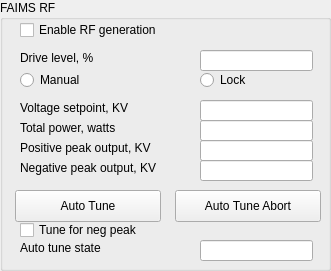
     <widget class="QGroupBox" name="gbFAIMS_RF">
      <property name="geometry">
       <rect>
        <x>50</x>
        <y>0</y>
        <width>331</width>
        <height>271</height>
       </rect>
      </property>
      <property name="title">
       <string>FAIMS RF</string>
      </property>
      <widget class="QCheckBox" name="chkFMenable">
       <property name="geometry">
        <rect>
         <x>20</x>
         <y>20</y>
         <width>161</width>
         <height>20</height>
        </rect>
       </property>
       <property name="text">
        <string>Enable RF generation</string>
       </property>
      </widget>
      <widget class="QLineEdit" name="leSFMDRV">
       <property name="geometry">
        <rect>
         <x>200</x>
         <y>50</y>
         <width>113</width>
         <height>21</height>
        </rect>
       </property>
      </widget>
      <widget class="QLabel" name="label_153">
       <property name="geometry">
        <rect>
         <x>20</x>
         <y>50</y>
         <width>161</width>
         <height>16</height>
        </rect>
       </property>
       <property name="text">
        <string>Drive level, %</string>
       </property>
      </widget>
      <widget class="QLabel" name="label_154">
       <property name="geometry">
        <rect>
         <x>20</x>
         <y>120</y>
         <width>171</width>
         <height>16</height>
        </rect>
       </property>
       <property name="text">
        <string>Total power, watts</string>
       </property>
      </widget>
      <widget class="QLabel" name="label_155">
       <property name="geometry">
        <rect>
         <x>20</x>
         <y>140</y>
         <width>171</width>
         <height>16</height>
        </rect>
       </property>
       <property name="text">
        <string>Positive peak output, KV</string>
       </property>
      </widget>
      <widget class="QLabel" name="label_156">
       <property name="geometry">
        <rect>
         <x>20</x>
         <y>160</y>
         <width>171</width>
         <height>16</height>
        </rect>
       </property>
       <property name="text">
        <string>Negative peak output, KV</string>
       </property>
      </widget>
      <widget class="QLineEdit" name="leGFMPWR">
       <property name="geometry">
        <rect>
         <x>200</x>
         <y>120</y>
         <width>113</width>
         <height>21</height>
        </rect>
       </property>
       <property name="readOnly">
        <bool>true</bool>
       </property>
      </widget>
      <widget class="QLineEdit" name="leGFMPV">
       <property name="geometry">
        <rect>
         <x>200</x>
         <y>140</y>
         <width>113</width>
         <height>21</height>
        </rect>
       </property>
       <property name="readOnly">
        <bool>true</bool>
       </property>
      </widget>
      <widget class="QLineEdit" name="leGFMNV">
       <property name="geometry">
        <rect>
         <x>200</x>
         <y>160</y>
         <width>113</width>
         <height>21</height>
        </rect>
       </property>
       <property name="readOnly">
        <bool>true</bool>
       </property>
      </widget>
      <widget class="QLineEdit" name="leSFMSP">
       <property name="geometry">
        <rect>
         <x>200</x>
         <y>100</y>
         <width>113</width>
         <height>21</height>
        </rect>
       </property>
      </widget>
      <widget class="QLabel" name="label_214">
       <property name="geometry">
        <rect>
         <x>20</x>
         <y>100</y>
         <width>161</width>
         <height>16</height>
        </rect>
       </property>
       <property name="text">
        <string>Voltage setpoint, KV</string>
       </property>
      </widget>
      <widget class="QRadioButton" name="rbSFMLOCK_FALSE">
       <property name="geometry">
        <rect>
         <x>20</x>
         <y>70</y>
         <width>100</width>
         <height>20</height>
        </rect>
       </property>
       <property name="text">
        <string>Manual</string>
       </property>
      </widget>
      <widget class="QRadioButton" name="rbSFMLOCK_TRUE">
       <property name="geometry">
        <rect>
         <x>200</x>
         <y>70</y>
         <width>100</width>
         <height>20</height>
        </rect>
       </property>
       <property name="text">
        <string>Lock</string>
       </property>
      </widget>
      <widget class="QPushButton" name="pbFAIMSautoTune">
       <property name="geometry">
        <rect>
         <x>15</x>
         <y>190</y>
         <width>146</width>
         <height>32</height>
        </rect>
       </property>
       <property name="text">
        <string>Auto Tune</string>
       </property>
      </widget>
      <widget class="QPushButton" name="pbFAIMSautoTuneAbort">
       <property name="geometry">
        <rect>
         <x>175</x>
         <y>190</y>
         <width>146</width>
         <height>32</height>
        </rect>
       </property>
       <property name="text">
        <string>Auto Tune Abort</string>
       </property>
      </widget>
      <widget class="QLabel" name="lblTuneState">
       <property name="geometry">
        <rect>
         <x>20</x>
         <y>240</y>
         <width>121</width>
         <height>16</height>
        </rect>
       </property>
       <property name="text">
        <string>Auto tune state</string>
       </property>
      </widget>
      <widget class="QLineEdit" name="leGFMTSTAT">
       <property name="geometry">
        <rect>
         <x>200</x>
         <y>240</y>
         <width>113</width>
         <height>21</height>
        </rect>
       </property>
       <property name="readOnly">
        <bool>true</bool>
       </property>
      </widget>
      <widget class="QCheckBox" name="chkNegTune">
       <property name="geometry">
        <rect>
         <x>20</x>
         <y>220</y>
         <width>161</width>
         <height>20</height>
        </rect>
       </property>
       <property name="toolTip">
        <string>Check this box before selecting auto tune if you want to tune for negative DV peak.</string>
       </property>
       <property name="text">
        <string>Tune for neg peak</string>
       </property>
      </widget>
     </widget>
